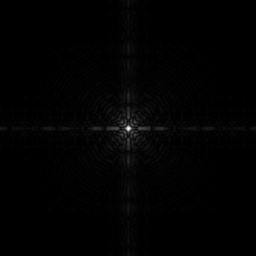
%> input picture 10. Log/log.tif, 256 x 256 px
$ octave Log.m   (GNU Octave 9; MATLAB toolbox functions it lacks are replaced by stand-ins)
%> lines starting %> are read from the running program, lines starting %| are printed output that depends on the picture
img = imread('log.tif');
%> img is the input picture: size 256x256 uint8; min 0, max 255, mean 2.1
log_img = 0.1 * log(1 + double(img));
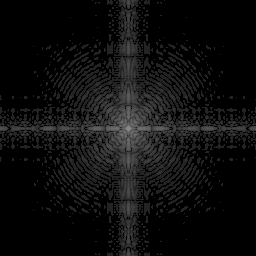
%> log_img: size 256x256 double; min 0, max 0.555, mean 0.056
imshow(log_img);
log_img = 0.5 * log(1 + double(img));
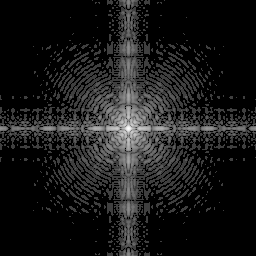
%> log_img: size 256x256 double; min 0, max 2.77, mean 0.28; drawn with min black and max white
imshow(log_img);
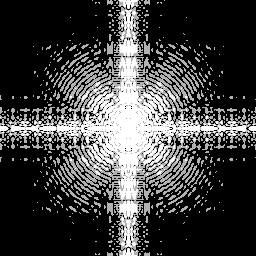
%> displayed picture: size 256x256, on the screen's scale of 0 to 255; min 0, max 255, mean 65.1
log_img = 0.05 * log(1 + double(img));
imshow(log_img);
figure;
imshow(img);
img = imread('gamma.tif')
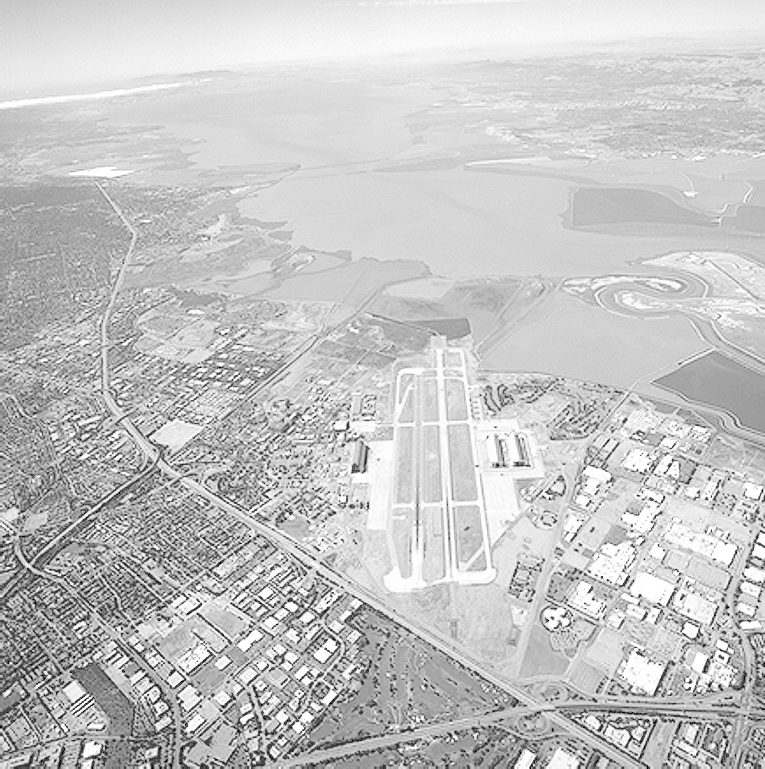
%> input picture 11. Gamma/gamma.tif, 765 x 769 px
%> img is the input picture: size 769x765 uint8; min 0, max 255, mean 197.1
new_img = imadjust(img, [], [], 3);
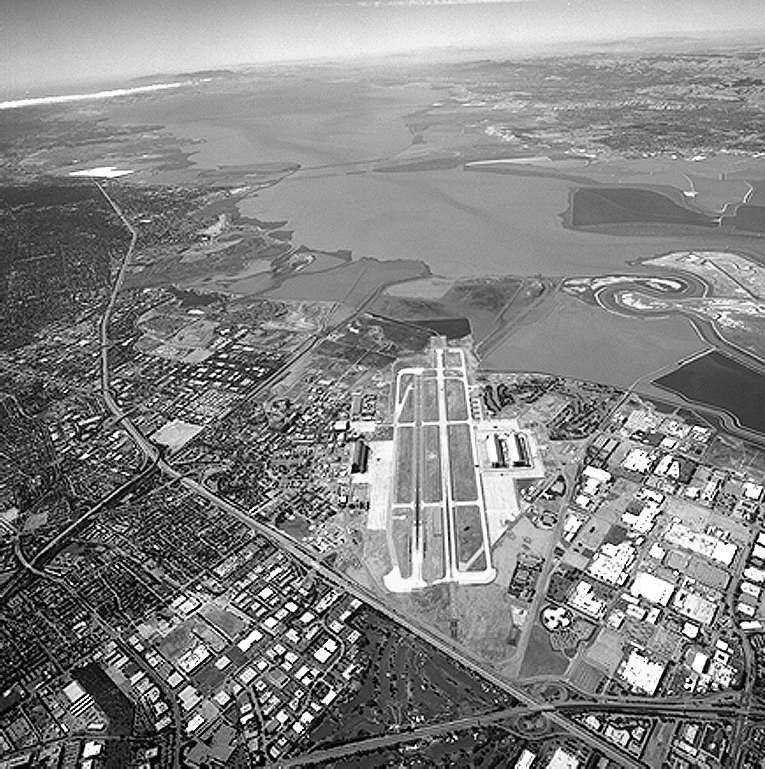
%> new_img: size 769x765 uint8; min 0, max 255, mean 131.5
imshow(new_img);
figure;
imshow(img);
new_img = imadjust(img, [], [], 2);
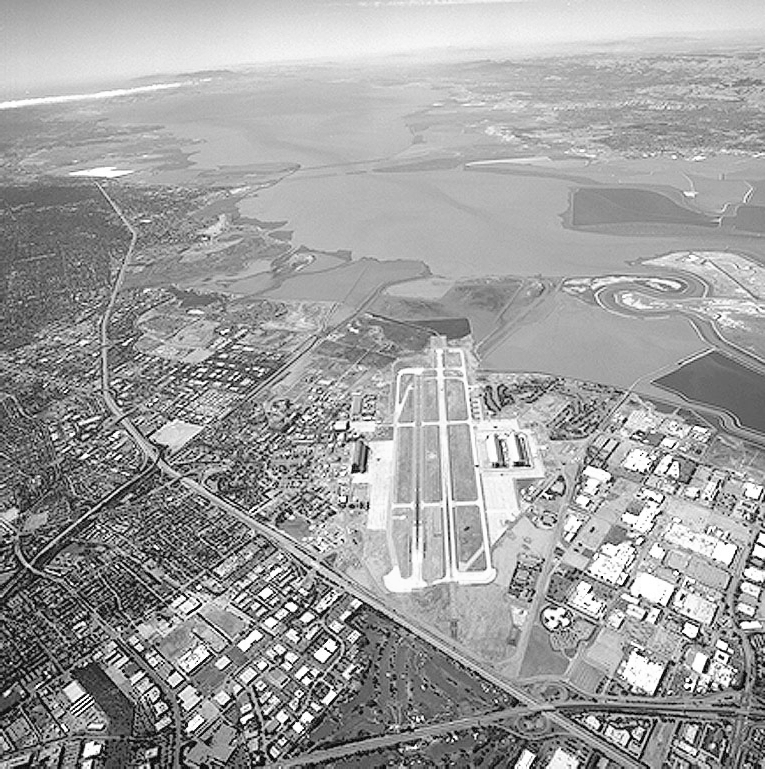
%> new_img: size 769x765 uint8; min 0, max 255, mean 159
imshow(new_img);
